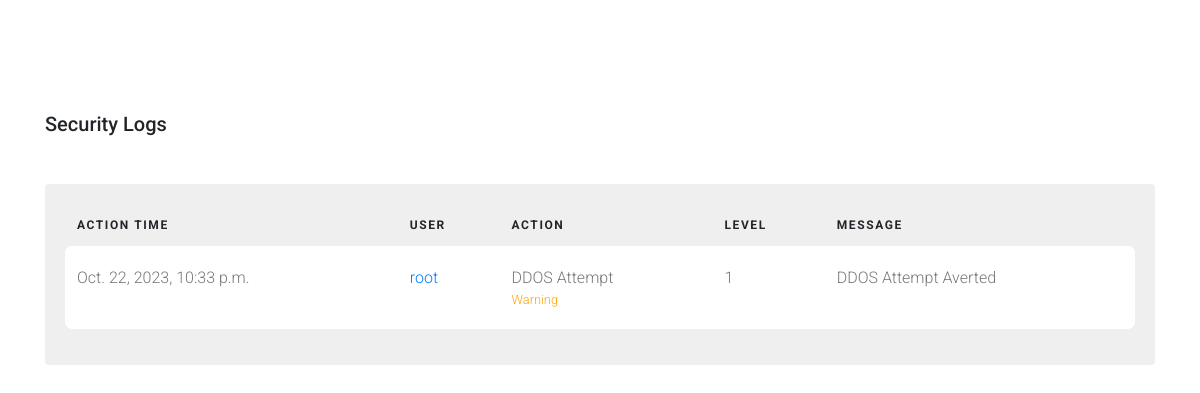
Page /index/logs/ (signed in) on the earlier database version.
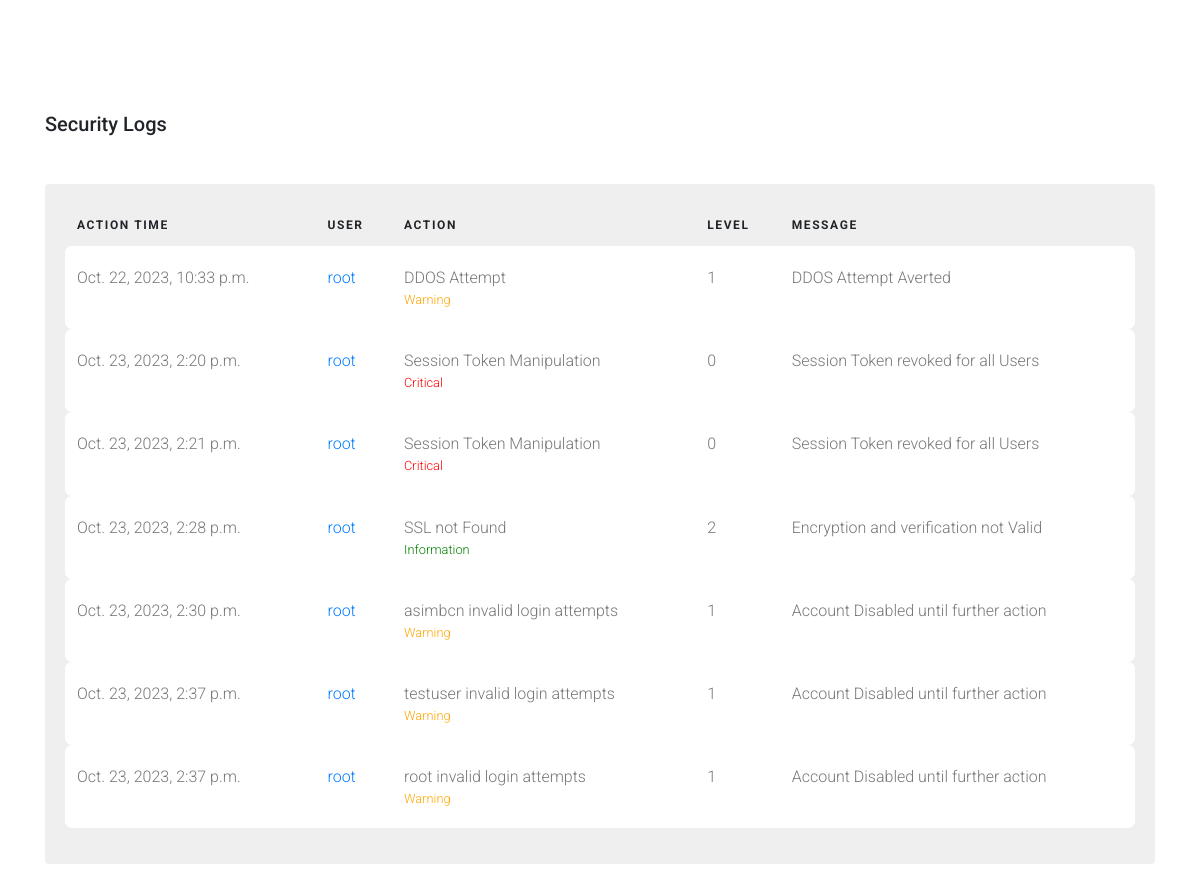
Same page on the later database version.
### System/models.py (models this page shows, shortened)
class Security_logs(models.Model):
    action_time = models.DateTimeField(auto_now_add=True)
    User = models.ForeignKey(User, on_delete=models.SET_NULL, null=True)
    Action = models.CharField(max_length=100)
    level = models.IntegerField(default='0')
    message = models.CharField(max_length=1000)

### System/views.py (the view)
# urls.py: path("logs/", views.sec_log, name="logs"),
@login_required(login_url='login')
def sec_log(request):
    if not check_user_status(request):
        messages.error(request, 'Your account is not active. Please contact admin to activate your account.')
        return redirect('logout')
    logs = Security_logs.objects.all()
    context = {'data':logs}
    return render(request, 'dms/statistics/security.html', context)

### System/utils.py (called while the page is built)
def check_user_status(request):
    user = UserInfo.objects.get(user=request.user)
    if user.active == True:
        return True
    else:
        return False

### template/dms/statistics/security.html (shortened to what this page needs)
{% load static %}
<!doctype html>
<html lang="en">
  <head></head>
    <link rel="stylesheet" href="{% static 'css/sec/bootstrap.min.css' %}">
    <link rel="stylesheet" href="{% static 'css/sec/style.css' %}">
  </head>
  <body>
  <div class="content">
    <div class="container">
      <h2 class="mb-5">Security Logs</h2>
      <div class="table-responsive custom-table-responsive">
        <table class="table custom-table">
          <thead>
            <tr>
              <th scope="col">Action Time</th>
              <th scope="col">User</th>
              <th scope="col">Action</th>
              <th scope="col">Level</th>
              <th scope="col">Message</th>
            </tr>
          </thead>
          <tbody>
            {% if data %}
            {% for d in data%}
            <tr scope="row">
              <td>
                {{d.action_time}}
              </td>
              <td><a href="#">{{d.User}}</a></td>
              <td>
                {{d.Action}}
                {% if d.level == 0 %}
                <small class="d-block" style="color:red">Critical</small>
                {%endif%}
                {% if d.level == 1 %}
                <small class="d-block" style="color:orange">Warning</small>
                {%endif%}
                {% if d.level == 2 %}
                <small class="d-block" style="color:green">Information</small>
                {%endif%}
              </td>
              <td>{{d.level}}</td>
              <td>{{d.message}}</td>
            </tr>
            {%endfor%}
            {%endif%}
          </tbody>
        </table>
      </div>
    </div>
  </div>
  </body>
</html>

### static/css/sec/style.css (style rules this page uses)
body { font-family: "Roboto", -apple-system, BlinkMacSystemFont, "Segoe UI", Roboto, "Helvetica Neue", Arial, "Noto Sans", sans-serif, "Apple Color Emoji", "Segoe UI Emoji", "Segoe UI Symbol", "Noto Color Emoji"; background-color: #fff; font-weight: 300; }
h1, h2, h3, h4, h5, h6, .h1, .h2, .h3, .h4, .h5, .h6 { font-family: "Roboto", -apple-system, BlinkMacSystemFont, "Segoe UI", Roboto, "Helvetica Neue", Arial, "Noto Sans", sans-serif, "Apple Color Emoji", "Segoe UI Emoji", "Segoe UI Symbol", "Noto Color Emoji"; }
a { -webkit-transition: .3s all ease; -o-transition: .3s all ease; transition: .3s all ease; }
a, a:hover { text-decoration: none !important; }
.content { padding: 7rem 0; }
h2 { font-size: 20px; }
.custom-table-responsive { background-color: #efefef; padding: 20px; border-radius: 4px; }
.custom-table { min-width: 900px; }
.custom-table thead tr, .custom-table thead th { border-top: none; border-bottom: none !important; font-size: 12px; text-transform: uppercase; letter-spacing: .1rem; }
.custom-table tbody th, .custom-table tbody td { color: #777; font-weight: 400; padding-bottom: 20px; padding-top: 20px; font-weight: 300; }
.custom-table tbody th small, .custom-table tbody td small { color: #b3b3b3; font-weight: 300; }
.custom-table tbody tr:not(.spacer) { border-radius: 7px; overflow: hidden; -webkit-transition: .3s all ease; -o-transition: .3s all ease; transition: .3s all ease; }
.custom-table tbody tr th, .custom-table tbody tr td { background: #fff; border: none; }
.custom-table tbody tr th:first-child, .custom-table tbody tr td:first-child { border-top-left-radius: 7px; border-bottom-left-radius: 7px; }
.custom-table tbody tr th:last-child, .custom-table tbody tr td:last-child { border-top-right-radius: 7px; border-bottom-right-radius: 7px; }

Differences in the rows shown:
added Security_logs: action_time "Oct. 23, 2023, 2:20 p.m.", User "root", Action "Session Token Manipulation", shows "Critical", level "0", message "Session Token revoked for all Users"
added Security_logs: action_time "Oct. 23, 2023, 2:21 p.m.", User "root", Action "Session Token Manipulation", shows "Critical", level "0", message "Session Token revoked for all Users"
added Security_logs: action_time "Oct. 23, 2023, 2:28 p.m.", User "root", Action "SSL not Found", shows "Information", level "2", message "Encryption and verification not Valid"
added Security_logs: action_time "Oct. 23, 2023, 2:30 p.m.", User "root", Action "asimbcn invalid login attempts", shows "Warning", level "1", message "Account Disabled until further action"
added Security_logs: action_time "Oct. 23, 2023, 2:37 p.m.", User "root", Action "testuser invalid login attempts", shows "Warning", level "1", message "Account Disabled until further action"
added Security_logs: action_time "Oct. 23, 2023, 2:37 p.m.", User "root", Action "root invalid login attempts", shows "Warning", level "1", message "Account Disabled until further action"
